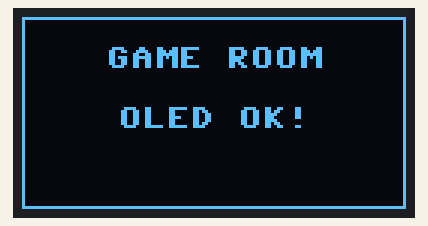
Bench run of a program on a simulated ESP32 board running MicroPython. Parts: 128×64 one-colour display. Library files of the repository ran but are not shown: ssd1306.py; what the program prints to the serial console is not drawn.

Above: at 0.1 s.

The program:

prueba_oled.py
```python
from machine import Pin, SoftSPI
from ssd1306 import SSD1306_SPI
from time import sleep

# SPI por software
spi = SoftSPI(
    baudrate=1_000_000,
    polarity=0,
    phase=0,
    sck=Pin(4),
    mosi=Pin(5),
    miso=Pin(8)
)

# Pines OLED
dc = Pin(7)
res = Pin(6)
cs = Pin(15)

# Primera prueba: 128 x 64
oled = SSD1306_SPI(
    128,
    64,
    spi,
    dc,
    res,
    cs
)

oled.fill(0)

oled.text("GAME ROOM", 28, 10)
oled.text("OLED OK!", 32, 30)

oled.rect(0, 0, 128, 64, 1)

oled.show()

print("Datos enviados a la OLED")

while True:
    sleep(1)
```
